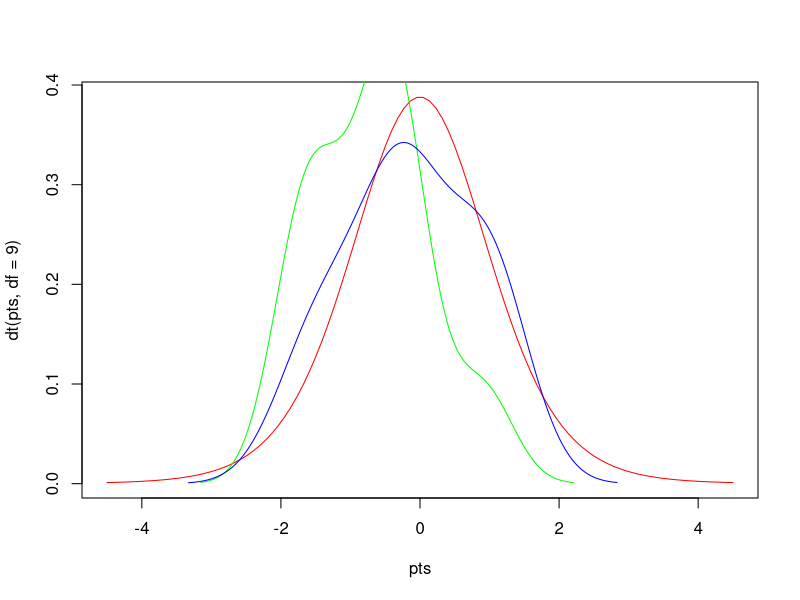

Generate this figure with R:
#Author: Pawar; Author name: Pawar; Date 10/23/2025; Purpose: Perform T test function

#Create 2 dummy variables

x<-rnorm(10)
y<-rnorm(10)

#Create a density plot for x and y


pts= seq(-4.5,4.5,length=100)
plot(pts,dt(pts,df=9),col='red',type='l')
lines(density(x),col='green')
lines(density(y),col='blue')
